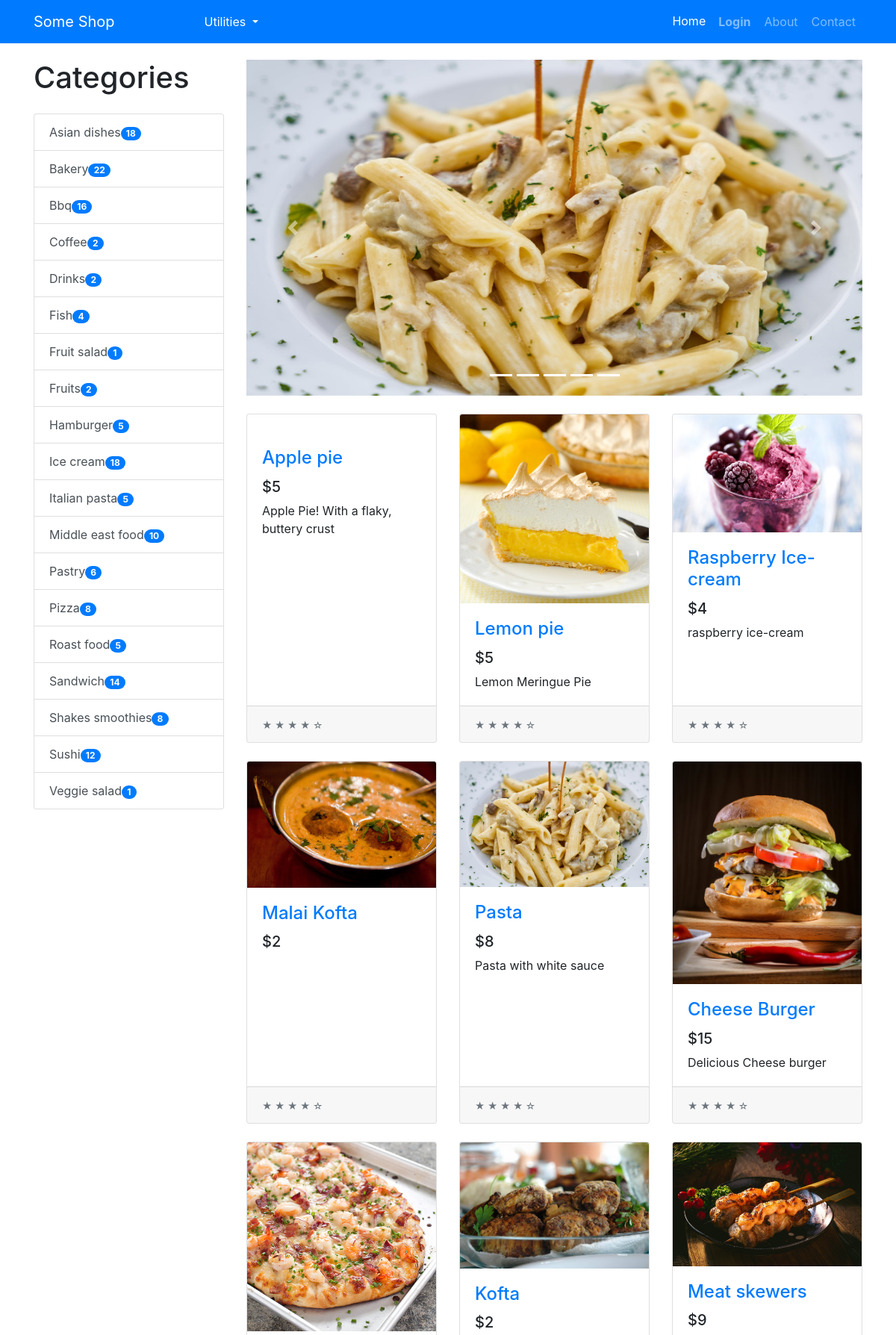
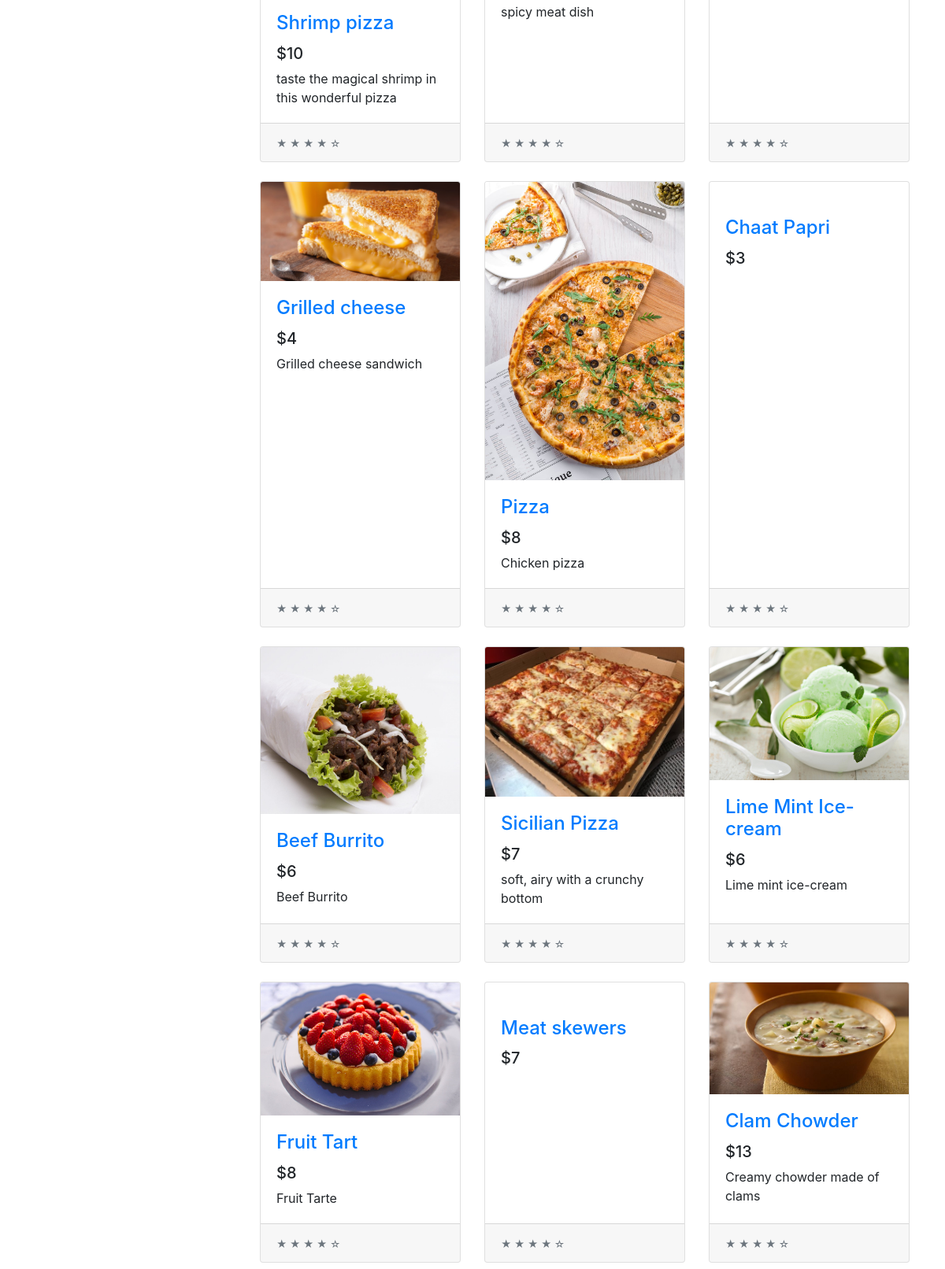
The page / (upper part) on the database its author committed (2 pictures, top to bottom).
### tables this page shows
CREATE TABLE PRODUCT (ID VARCHAR, NAME VARCHAR, PRICE INTEGER, DESCRIPTION TEXT, IMAGE TEXT, TAGS TEXT, SCORE REAL);

### app.py (the view)
@app.route("/")
def home():
    products = get_all_products()
    sorted_products = products.copy()
    random.shuffle(products)
    tags = get_product_tags()
    return render_template("index.html",
                            products=products,
                            tags=tags,
                            chosen_products=sorted_products[:5],
                            os=os,
                            len=len,
                            range=range,
                            enumerate=enumerate)

### common/database.py (called while the page is built)
    @classmethod
    def get_all_products(cls, formalize=True):
        cursor = cls.DATABASE.execute("SELECT * FROM PRODUCT ORDER BY SCORE DESC")
        returned_data = cursor.fetchall()
        if not returned_data:
            return None
        if not formalize:
            return returned_data
        data = []
        for item in returned_data:
            d = {}
            for i, field in enumerate(cls.PRODUCT_FIELDS):
                d[field.lower()] = item[i]
            data.append(d)
        return data

    @classmethod
    def get_products_by_tag(cls, tag):
        cursor = cls.DATABASE.execute("SELECT * FROM PRODUCT WHERE TAGS LIKE ? ORDER BY SCORE DESC", (f"%{tag}%",))
        returned_data = cursor.fetchall()
        if not returned_data:
            return None
        data = []
        for item in returned_data:
            d = {}
            for i, field in enumerate(cls.PRODUCT_FIELDS):
                d[field.lower()] = item[i]
            data.append(d)
        return data

    @classmethod
    def get_product_tags(cls):
        data = cls.get_all_products()
        return sorted({ d['tags'] for d in data })

### models/products/product.py (called while the page is built)
def get_all_products(formalize=True):
    products = Database.get_all_products(formalize=formalize)
    if not formalize:
        return products
    return [ Product(**product) for product in products ]

def get_product_tags():
    data = {}
    tags = Database.get_product_tags()
    for tag in tags:
        count = len(Database.get_products_by_tag(tag))
        data[tag] = count
    return data

### templates/index.html (shortened to what this page needs)
{% extends "base.html" %}
{% block content %}
<div class="container">
    <div class="row">
        <div class="col-lg-3">
            <h1 class="my-4">
                {% if category %}
                {{category.replace("_", " ").capitalize()}}
                {% else %}
                Categories
                {% endif %}
            </h1>
            <div class="list-group" id="list-tab" role="tablist">
                {% for tag, count in tags.items() %}
                {% if category == tag %}
                <a class="list-group-item list-group-item-action active" href="{{url_for('categories', category=tag)}}"
                    aria-controls="home">{{tag.replace("_", " ").capitalize()}}<span class="badge badge-secondary badge-pill">  {{count}}</span></a>
                {% else %}
                <a class="list-group-item list-group-item-action" href="{{url_for('categories', category=tag)}}"
                    aria-controls="home">{{tag.replace("_", " ").capitalize()}}<span class="badge badge-primary badge-pill">  {{count}}</span></a>
                {% endif %}
                {% endfor %}
            </div>
        </div>
        <div class="col-lg-9">
            <div id="carouselExampleIndicators" class="carousel slide my-4" data-ride="carousel">
                <ol class="carousel-indicators">
                    {% for i in range(len(chosen_products)) %}
                    <li data-target="#carouselExampleIndicators" data-slide-to="{{i}}" class="active"></li>
                    {% endfor %}
                </ol>
                <div class="carousel-inner" role="listbox">
                    {% for i, product in enumerate(chosen_products) %}
                        {% if i == 0 %}
                        <div class="carousel-item active">
                        {% else %}
                        <div class="carousel-item">
                            {% endif %}
                            <a href="{{url_for('product.product', product_id=product.id)}}">
                                <img class="d-block img-fluid carousel-img"
                                    src="{{url_for('static', filename='img/products/{}'.format(os.path.basename(product.image)))}}"
                                    alt="slide">
                            </a>
                        </div>
                        {% endfor %}
                    </div>
                    <a class="carousel-control-prev" href="#carouselExampleIndicators" role="button" data-slide="prev">
                        <span class="carousel-control-prev-icon" aria-hidden="true"></span>
                    </a>
                    <a class="carousel-control-next" href="#carouselExampleIndicators" role="button" data-slide="next">
                        <span class="carousel-control-next-icon" aria-hidden="true"></span>
                    </a>
                </div>
                <div class="row">
                    {% for product in products %}
                    <div class="col-lg-4 col-md-6 mb-4">
                        <div class="card h-100">
                            <a href="{{url_for('product.product', product_id=product.id)}}"><img class="card-img-top"
                                    src="{{url_for('static', filename='img/products/{}'.format(os.path.basename(product.image)))}}"
                                    alt=""></a>
                            <div class="card-body">
                                <h4 class="card-title">
                                    <a href="{{url_for('product.product', product_id=product.id)}}">{{product.name}}</a>
                                </h4>
                                <h5>${{product.price}}</h5>
                                <p class="card-text">{{product.description}}</p>
                            </div>
                            <div class="card-footer">
                                <small class="text-muted">&#9733; &#9733; &#9733; &#9733; &#9734;</small>
                            </div>
                        </div>
                    </div>
                    {% endfor %}
                </div>
            </div>
        </div>
    </div>
    {% endblock content %}

### templates/base.html (shortened to what this page needs)
<!doctype html>
<html>
<head>
    <link rel="stylesheet" href="{{url_for('static', filename='css/shop-homepage.css')}}">
    <link rel="stylesheet" href="{{url_for('static', filename='css/bootstrap.min.css')}}">
</head>
<body>
    <nav class="navbar navbar-expand-lg navbar-dark bg-primary fixed-top">
        <div class="container">
            <a class="navbar-brand" href="#">Some Shop</a>
                <a class="nav-item" href="{{url_for('user.admin')}}">Admin Page</a>
            <div class="dropdown">
                <button class="btn btn-primary dropdown-toggle" type="button" id="dropdownMenu2" data-toggle="dropdown"
                    aria-haspopup="true" aria-expanded="false">
                    Utilities
                </button>
            </div>
            <div class="collapse navbar-collapse" id="navbarResponsive">
                <ul class="navbar-nav ml-auto">
                    <li class="nav-item active">
                        <a class="nav-link" href="{{url_for('home')}}">Home
                        </a>
                    </li>
                    {% if not session['email'] %}
                    <li class="nav-item">
                        <a class="nav-link btn font-weight-bold" href="{{url_for('user.login')}}">Login</a>
                    </li>
                    {% else %}
                    <li class="nav-item">
                        <a class="nav-link btn" href="{{url_for('user.logout')}}">Logout</a>
                    </li>
                    {% endif %}
                    <li class="nav-item">
                        <a class="nav-link btn" href="#">About</a>
                    </li>
                    <li class="nav-item">
                        <a class="nav-link btn" href="#">Contact</a>
                    </li>
                </ul>
            </div>
        </div>
    </nav>
    {% block content %}
    {% endblock content %}
</body>
</html>

### static/css/shop-homepage.css (style rules this page uses)
body { padding-top: 56px; }

### templates/index.html (style rules this page uses)
.carousel-img { width: 900px; height: 450px; }

### rows shown on the page
PRODUCT: replace "Asian dishes", count "18"
PRODUCT: replace "Bakery", count "22", name "Apple pie", price "5", description "Apple Pie! With a flaky, buttery crust"
PRODUCT: replace "Bbq", count "16"
PRODUCT: replace "Coffee", count "2"
PRODUCT: replace "Drinks", count "2"
PRODUCT: replace "Fish", count "4"
PRODUCT: replace "Fruit salad", count "1"
PRODUCT: replace "Fruits", count "2"
PRODUCT: replace "Hamburger", count "5"
PRODUCT: replace "Ice cream", count "18"
PRODUCT: replace "Italian pasta", count "5", IMAGE (picture), name "Pasta", price "8", description "Pasta with white sauce"
PRODUCT: replace "Middle east food", count "10"
PRODUCT: replace "Pastry", count "6"
PRODUCT: replace "Pizza", count "8"
PRODUCT: replace "Roast food", count "5"
PRODUCT: replace "Sandwich", count "14"
PRODUCT: replace "Shakes smoothies", count "8"
PRODUCT: replace "Sushi", count "12"
PRODUCT: replace "Veggie salad", count "1"
PRODUCT: IMAGE (picture), name "Lemon pie", price "5", description "Lemon Meringue Pie"
PRODUCT: IMAGE (picture), name "Raspberry Ice-cream", price "4", description "raspberry ice-cream"
PRODUCT: IMAGE (picture), name "Malai Kofta", price "2"
PRODUCT: IMAGE (picture), name "Cheese Burger", price "15", description "Delicious Cheese burger"
PRODUCT: IMAGE (picture), name "Shrimp pizza", price "10", description "taste the magical shrimp in this wonderful pizza"
PRODUCT: IMAGE (picture), name "Kofta", price "2", description "spicy meat dish"
PRODUCT: IMAGE (picture), name "Meat skewers", price "9"
PRODUCT: IMAGE (picture), name "Grilled cheese", price "4", description "Grilled cheese sandwich"
PRODUCT: IMAGE (picture), name "Pizza", price "8", description "Chicken pizza"
PRODUCT: name "Chaat Papri", price "3"
PRODUCT: IMAGE (picture), name "Beef Burrito", price "6", description "Beef Burrito"
PRODUCT: IMAGE (picture), name "Sicilian Pizza", price "7", description "soft, airy with a crunchy bottom"
PRODUCT: IMAGE (picture), name "Lime Mint Ice-cream", price "6", description "Lime mint ice-cream"
PRODUCT: IMAGE (picture), name "Fruit Tart", price "8", description "Fruit Tarte"
PRODUCT: name "Meat skewers", price "7"
PRODUCT: IMAGE (picture), name "Clam Chowder", price "13", description "Creamy chowder made of clams"
